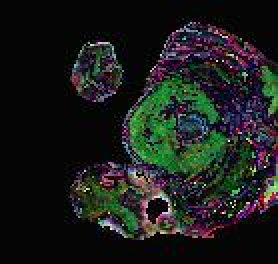
#> input picture data/TumorDetectionYolov8/test/images/volume_106_slice_39_jpg.rf.df75e5a2fd201892e7808a78f5426886.jpg, 139 x 132 px (shown 2 times larger)
$ python -i skull_stripping.py   (imports and definitions only)
#> lines starting #> are read from the running program, lines starting #| are printed output that depends on the picture; after the words box and inside, x2 and y2 are one past the last pixel; in counts of white or black regions, pixels touching at a corner belong together
#> further down, picture is the input picture: shape (132, 139, 3); mean B, G, R 27.2, 29.8, 26.8
import cv2
import numpy as np

def skull_strip(image):
    """
    Perform skull stripping on an image to remove non-brain tissues.

    Parameters
    ----------
    image : numpy.ndarray
        The input image to be skull stripped.

    Returns
    -------
    numpy.ndarray
        The skull-stripped image.

    Raises
    ------
    ValueError
        If no contours are found in the image.
    """
    # Ensure the image is in grayscale format
    if len(image.shape) == 3:
        image = cv2.cvtColor(image, cv2.COLOR_BGR2GRAY)
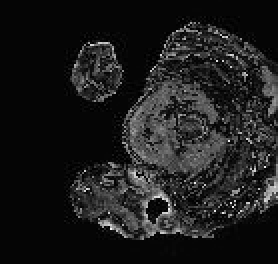
#> image: shape (132, 139) (shown 2 times larger); min 0, max 253, mean 28.6

    thresh = cv2.threshold(image, 50, 255, cv2.THRESH_BINARY)[1]
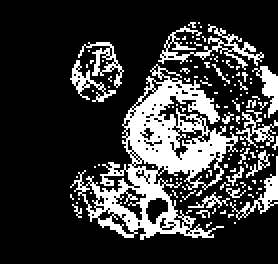
#> thresh: shape (132, 139) (shown 2 times larger); 22.1% white; 126 white regions (115 under 20 px)
    contours, _ = cv2.findContours(thresh, cv2.RETR_EXTERNAL, cv2.CHAIN_APPROX_SIMPLE)
#> contours = 120 contours, 111 with area under 20; largest, box (x1, y1, x2, y2) and area: (35, 32, 119, 120) 2954, (79, 12, 132, 35) 173, (39, 21, 62, 44) 132, (115, 78, 139, 110) 122, (126, 33, 139, 59) 112
    if len(contours) == 0:
        raise ValueError("No contours found in the image.")

    largest_contour = max(contours, key=cv2.contourArea)
#> largest_contour = contour of 540 points, box (x1, y1, x2, y2) (35, 32, 119, 120), area 2954
    mask = np.zeros_like(image)
    cv2.drawContours(mask, [largest_contour], -1, 255, cv2.FILLED)
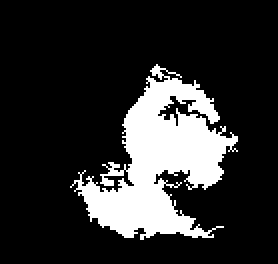
#> mask: shape (132, 139) (shown 2 times larger); 18.1% white; 1 white region, box (x1, y1, x2, y2) and area: (35, 32, 119, 120) 3330
    skull_stripped_image = cv2.bitwise_and(image, image, mask=mask)
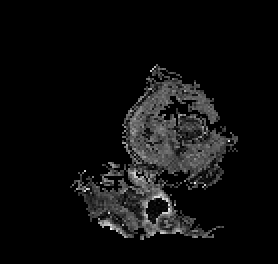
#> skull_stripped_image: shape (132, 139) (shown 2 times larger); min 0, max 253, mean 13.9
    return skull_stripped_image

>>> import cv2
>>> picture = cv2.imread('../../data/TumorDetectionYolov8/test/images/volume_106_slice_39_jpg.rf.df75e5a2fd201892e7808a78f5426886.jpg')
>>> result = skull_strip(picture)

$ run again, on data/TumorDetectionYolov8/test/images/volume_108_slice_60_jpg.rf.91cc776b676c45b97f6a603e1ecfc526.jpg
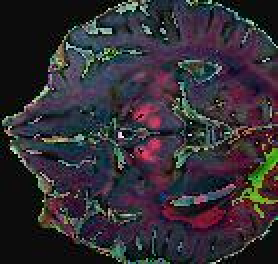
#> input picture data/TumorDetectionYolov8/test/images/volume_108_slice_60_jpg.rf.91cc776b676c45b97f6a603e1ecfc526.jpg, 139 x 132 px (shown 2 times larger)
#> picture is the input picture: shape (132, 139, 3); mean B, G, R 53.1, 46.1, 51.1
#> in skull_strip, `thresh = cv2.threshold(image, 50, 255, cv2.THRESH_BINARY)[1]`:
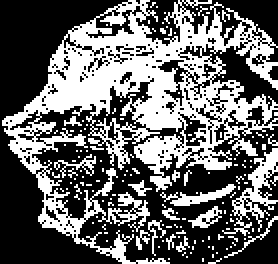
#> thresh: shape (132, 139) (shown 2 times larger); 40.5% white; 146 white regions (134 under 20 px)
#> contours = 136 contours, 130 with area under 20; largest, box (x1, y1, x2, y2) and area: (1, 0, 139, 132) 7042, (111, 74, 139, 118) 287, (80, 92, 118, 103) 102, (94, 103, 111, 114) 69, (27, 77, 48, 89) 42, (64, 90, 76, 98) 23
#> largest_contour = contour of 1308 points, box (x1, y1, x2, y2) (1, 0, 139, 132), area 7042
#> mask: shape (132, 139); 43.4% white; 1 white region, box (x1, y1, x2, y2) and area: (1, 0, 139, 132) 7962
#> in skull_strip, `skull_stripped_image = cv2.bitwise_and(image, image, mask=mask)`:
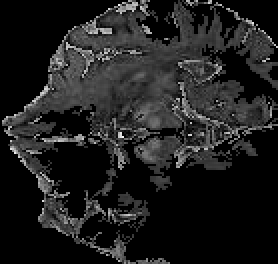
#> skull_stripped_image: shape (132, 139) (shown 2 times larger); min 0, max 245, mean 30.7

$ run again, on data/TumorDetectionYolov8/test/images/volume_109_slice_125_jpg.rf.a2266eea283955f3ed0cc4844cc5a36c.jpg
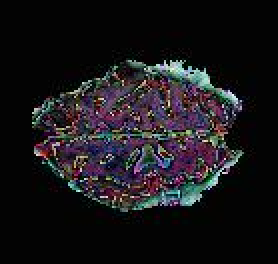
#> input picture data/TumorDetectionYolov8/test/images/volume_109_slice_125_jpg.rf.a2266eea283955f3ed0cc4844cc5a36c.jpg, 139 x 132 px (shown 2 times larger)
#> picture is the input picture: shape (132, 139, 3); mean B, G, R 26.4, 23.3, 25.5
#> in skull_strip, `thresh = cv2.threshold(image, 50, 255, cv2.THRESH_BINARY)[1]`:
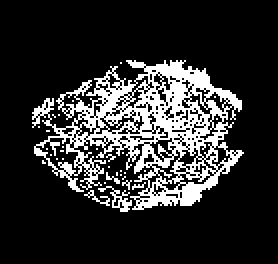
#> thresh: shape (132, 139) (shown 2 times larger); 18.3% white in thin lines or dots, all inside (x1, y1, x2, y2) = (16, 30, 122, 106)
#> contours = 23 contours, 21 with area under 20; largest, box (x1, y1, x2, y2) and area: (16, 30, 122, 105) 4279, (49, 93, 66, 106) 47
#> largest_contour = contour of 592 points, box (x1, y1, x2, y2) (16, 30, 122, 105), area 4279
#> mask: shape (132, 139); 25.5% white; 1 white region, box (x1, y1, x2, y2) and area: (16, 30, 122, 105) 4681
#> in skull_strip, `skull_stripped_image = cv2.bitwise_and(image, image, mask=mask)`:
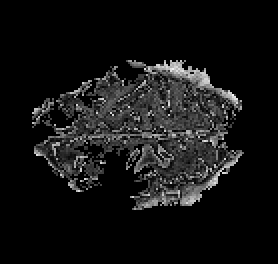
#> skull_stripped_image: shape (132, 139) (shown 2 times larger); min 0, max 245, mean 19.7
